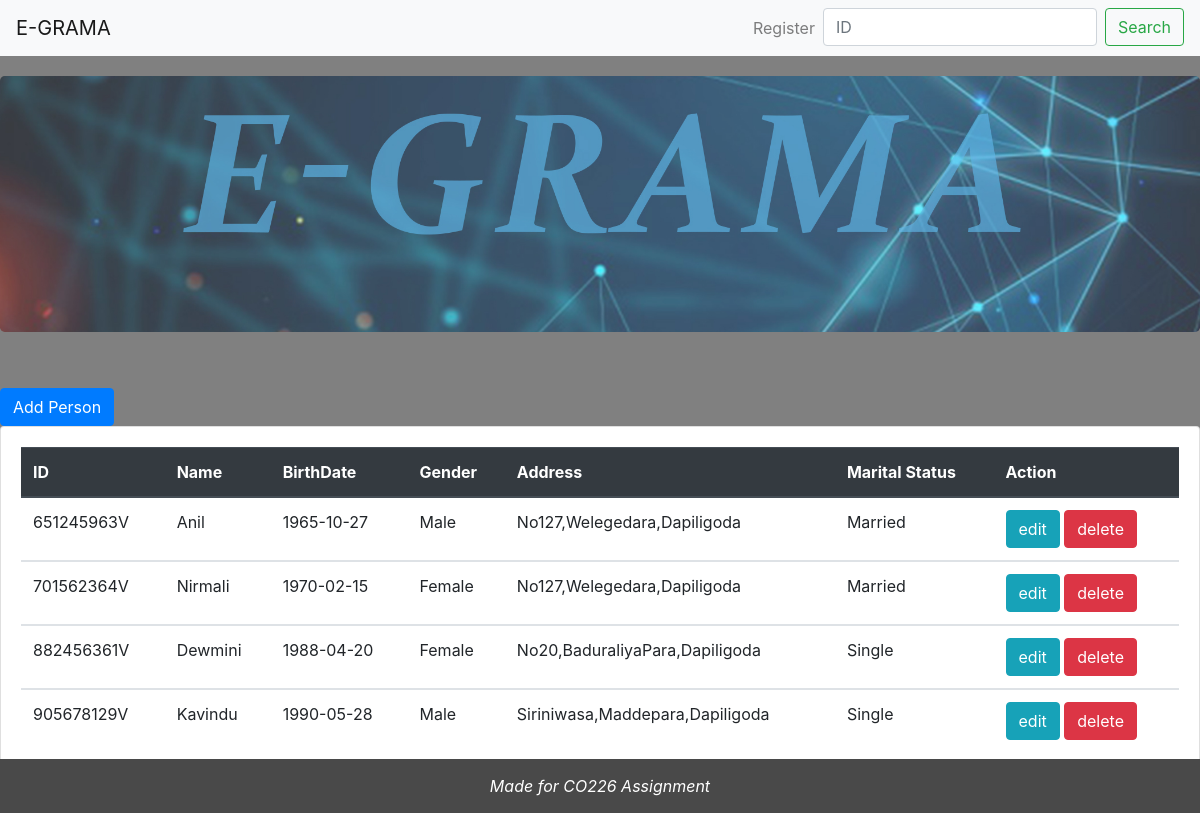
The page / on the database its author committed.
### tables this page shows
CREATE TABLE `tbl_person` (
  `ID` char(12) NOT NULL,
  `FNAME` varchar(15) NOT NULL,
  `MNAME` varchar(15) NOT NULL,
  `LNAME` varchar(15) NOT NULL,
  `DOB` date NOT NULL,
  `GENDER` char(1) NOT NULL,
  `ADDRESS` varchar(40) NOT NULL,
  `MARITAL_STATUS` varchar(8) NOT NULL,
  PRIMARY KEY (`ID`)
);

### index.php (the view, shortened to what this page needs)
<!DOCTYPE html>
<html lang="en">
<head>
  <link rel="stylesheet" href="./src/css/bootstrap.min.css">
  <link rel="stylesheet" href="./src/css/style.css">
</head>
<body>
  <nav class="navbar navbar-expand-lg navbar-light bg-light">
    <a class="navbar-brand" href="index.php">E-GRAMA</a>
    <div class="collapse navbar-collapse text-right" id="navbarSupportedContent">
      <ul class="navbar-nav  ml-auto">
        <li class="nav-item ">
          <a class="nav-link " href="person.php?add=new">Register</a>
        </li>
        <li class="nav-item">
            <form action="person.php" method="GET" class="form-inline">
              <input class="form-control mr-sm-2" name="edit" type="search" placeholder="ID" aria-label="Search">
              <button class="btn btn-outline-success my-2 my-sm-0" type="submit" >Search</button>
            </form>
        </li>
      </ul>
    </div>
  </nav>
  <div class="img-responsive jumbotron">
  </div>
  <?php require_once 'processPerson.php'; ?>
  <div class="row">
    </div>
<a href="person.php?add=new" class="btn btn-primary">Add Person</a>
  <div class="card">
    <div class="card-body">
      <?php
          $result = $mysqli->query("SELECT * FROM tbl_person") or die($mysqli->error);
        ?>
      <table class="table">
        <thead class="thead-dark">
          <tr>
            <th scope="col">ID</th>
            <th scope="col">Name</th>
            <th scope="col">BirthDate</th>
            <th scope="col">Gender</th>
            <th scope="col">Address</th>
            <th scope="col">Marital Status</th>
            <th scope="col">Action</th>
          </tr>
        </thead>
        <?php
          while($row = $result->fetch_assoc()):?>
        <tbody>
          <tr>
            <td><?php echo $row['ID'] ;?></td>
            <td><?php echo $row['FNAME'] ;?></td>
            <td><?php echo $row['DOB']; ?></td>
            <td><?php echo $row['GENDER']=='M' ? 'Male' : 'Female'; ?></td>
            <td><?php echo $row['ADDRESS']; ?></td>
            <td><?php echo $row['MARITAL_STATUS']; ?></td>
            <td>
              <a href="person.php?edit=<?php echo $row['ID']; ?>" class="btn btn-info">edit</a>
              <a href="processPerson.php?delete=<?php echo $row['ID']; ?>" class="btn btn-danger">delete</a>
          </tr>
        </tbody>
         <?php endwhile;?>
      </table>
    </div>
  </div>
  <footer>
    <div class="text-center">Made for CO226 Assignment</div>
  </footer>
</body>
</html>

### src/css/style.css (style rules this page uses)
body { background-color: gray; }
.jumbotron { margin-top:20px; width:100% ; height:10% ; background-image: url("../img/cover.jpg"); background-size:cover; }
@media (min-width: 576px) { .jumbotron { padding: 8rem 8rem; } }
footer { position: fixed; bottom : 0; width:100%; color: white ; font-style: italic; background-color: #494949 ; border: 0 ; padding: 15px ; }
nav { background: rgb(248, 244, 244); }

### rows shown on the page
tbl_person: ID "651245963V", FNAME "Anil", DOB "1965-10-27", GENDER "Male", ADDRESS "No127,Welegedara,Dapiligoda", MARITAL_STATUS "Married"
tbl_person: ID "701562364V", FNAME "Nirmali", DOB "1970-02-15", GENDER "Female", ADDRESS "No127,Welegedara,Dapiligoda", MARITAL_STATUS "Married"
tbl_person: ID "882456361V", FNAME "Dewmini", DOB "1988-04-20", GENDER "Female", ADDRESS "No20,BaduraliyaPara,Dapiligoda", MARITAL_STATUS "Single"
tbl_person: ID "905678129V", FNAME "Kavindu", DOB "1990-05-28", GENDER "Male", ADDRESS "Siriniwasa,Maddepara,Dapiligoda", MARITAL_STATUS "Single"
